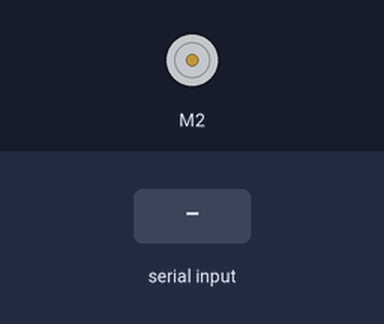
Simulated run of this sketch. Board: Arduino Mega 2560, built with avr-gcc and run on an emulated ATmega2560. On the bench: DC motor (green arrow = forward, orange = backward, longer = faster). Inputs (shaded band) come from the test bench.

Above: at 1.4 s.
1.5 s: "<S>" received over Serial
At 2.3 s:
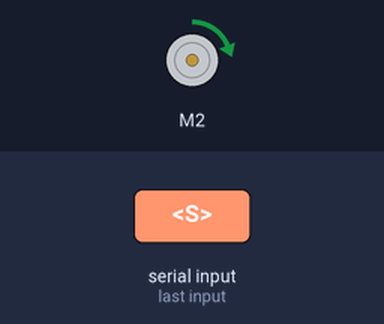
3.0 s: "<F>" received over Serial
At 3.5 s:
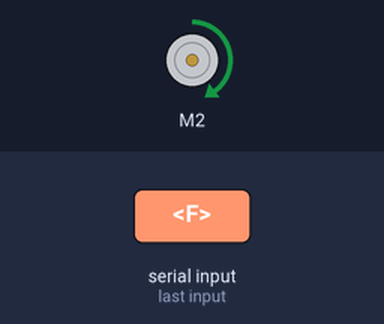
4.5 s: "<P>" received over Serial
At 5.8 s:
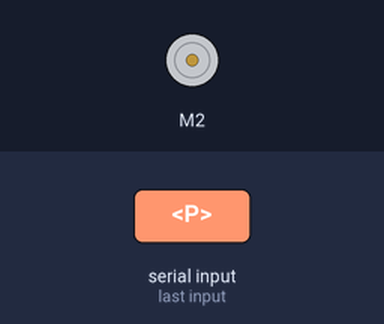
Timing chart, 0 to 7.5 s (numbered marks = the images above; inputs shaded):
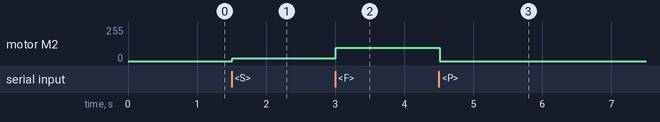

The sketch:

dc_controller.ino
```cpp
// send instructions as <S> = turn slow, <F> turn fast, <P> pause turning


//#include <Wire.h>
#include <Adafruit_MotorShield.h>
#include "utility/Adafruit_MS_PWMServoDriver.h"

// define motor
Adafruit_MotorShield AFMS = Adafruit_MotorShield();
Adafruit_DCMotor *Motor = AFMS.getMotor(2);

// pins
const int dcPin = 50;


// serial communication variables
const byte numChars = 16;
char receivedChars[numChars];
char tempChars[numChars]; // temporary array for use when parsing

boolean newData = false; // to tell the arduino if new instructions have been sent

// variable to hold the parsed python data on DC motor instructions
char dcInstruction[numChars] = {0}; // indicates motor to turn/stop

void setup() {
  // put your setup code here, to run once:

  //digitalWrite(dcPin, LOW);
  AFMS.begin();
  Serial.begin(9600);
  delay(200);

}

void loop() {
  // put your main code here, to run repeatedly:

  // read serial input from python
  recvWithStartEndMarkers();
  delay(4);
  //Serial.println(newData);
  //if it's sent an instruction
  if (newData == true) {
    //Serial.println("new data true");

    // make temporary copy of recieved data
    strcpy(tempChars, receivedChars);

    // parse data
    parseData();

    delay(4);


    // check what instruction was sent & act on it

    // "S" = start unscrewing slowly
    if (strcmp(dcInstruction, "S") == 0) {  // checks G was sent

      // set DC motor pin to HIGH
      //Serial.println("should run SLOW");
      //digitalWrite(dcPin, HIGH);
      Motor -> setSpeed(20);
      Motor -> run(FORWARD);

    }

    // "F" = FAST unscrewing
    if (strcmp(dcInstruction, "F") == 0) {  // checks G was sent

      // set DC motor pin to HIGH
      //Serial.println("should run FAST");
      //digitalWrite(dcPin, HIGH);
      Motor -> setSpeed(100);
      Motor -> run(FORWARD);

    }

    // "P"ause = stop unscrewing
    if (strcmp(dcInstruction, "P") == 0) {  // checks P was sent

      // set DC motor pin to LOW
      //Serial.println("motor should stop");
      //digitalWrite(dcPin, LOW);

      Motor -> setSpeed(0);
    }

    newData = false;

  }

} // void loop
```

parsing.ino
```cpp
void parseData() {      // split the data into its parts

  char * strtokIndx; // this is used by strtok() as an index

  // variable to indicate whether the motor should start / stop
  strtokIndx = strtok(tempChars, ",");     // get the first part - the string
  strcpy(dcInstruction, strtokIndx);       // copy it to dcInstruction
  //Serial.print("copied");
  //Serial.print("DC INSTRUCTIONS: ");
  //Serial.print(dcInstruction);


}


//===============================================================
void recvWithStartEndMarkers() {
  /* Changes newData to true if a message is being sent over serial */
  static boolean recvInProgress = false;
  static byte ndx = 0;
  char startMarker = '<';
  char endMarker = '>';
  char rc;

  while (Serial.available() > 0 && newData == false) {
    rc = Serial.read();
    //Serial.println(rc);

    if (recvInProgress == true) {
      if (rc != endMarker) {
        receivedChars[ndx] = rc;
        ndx++;
        if (ndx >= numChars) {
          ndx = numChars - 1;
        }
      }
      else {
        receivedChars[ndx] = '\0'; // terminate the string
        recvInProgress = false;
        ndx = 0;
        newData = true;
        //Serial.println("new data SHOULD BE true");
      }
    }

    else if (rc == startMarker) {
      recvInProgress = true;
    }
  }
}
```

Measured:
- after the input at 1.5 s, motor M2: stopped → forward 20/255 at once
- after the input at 3.0 s, motor M2: forward 20/255 → forward 100/255 at once
- after the input at 4.5 s, motor M2: forward 100/255 → stopped at once
